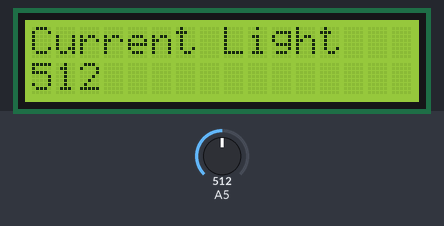
Simulated run of this sketch. Board: Arduino Uno, built with avr-gcc and run on an emulated ATmega328P. Parts: 16×2 character LCD. The inputs (shaded band) are chosen by the test bench; at power-on: A5 = 512.

Above: at 1.2 s.
1.3 s: A5 set to 716
At 2.4 s:
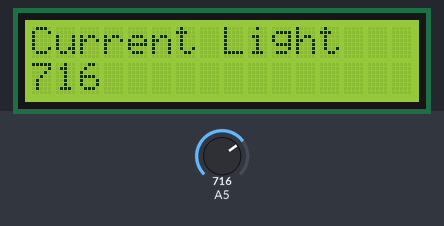
3.0 s: A5 set to 900
At 4.1 s:
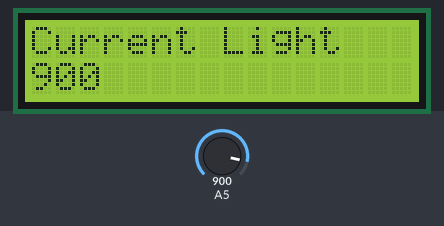
4.5 s: A5 set to 1023
At 5.8 s:
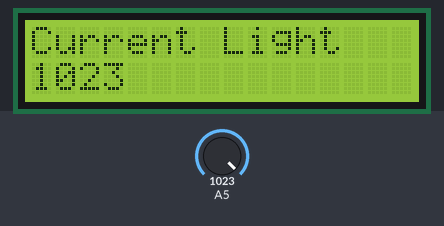
Timing chart, 0 to 7.5 s (numbered marks = the images above; inputs shaded):
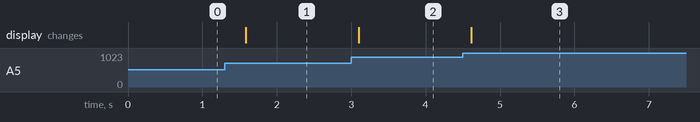

Measured:
- after the input at 1.3 s, the display: changes after 0.28 s (image 1)
- after the input at 3.0 s, the display: changes after 0.10 s (image 2)
- after the input at 4.5 s, the display: changes after 0.11 s (image 3)

The sketch:

LCD_LIGHT.ino
```cpp
#include <LiquidCrystal.h>

LiquidCrystal myLCD(7,8,9,10,11,12);

void setup() {

  myLCD.begin(16, 2); // 16x2 LCD 설정
  myLCD.clear(); // 초기화
  Serial.begin(9600);
//  myLCD.print("Hello World");

}

int count = 0;

void loop() {

  myLCD.clear();
  int light = analogRead(A5);

  myLCD.setCursor(0,0);
  myLCD.print("Current Light");

  myLCD.setCursor(0,1);
  myLCD.print(light);

  delay(500);
}
```
